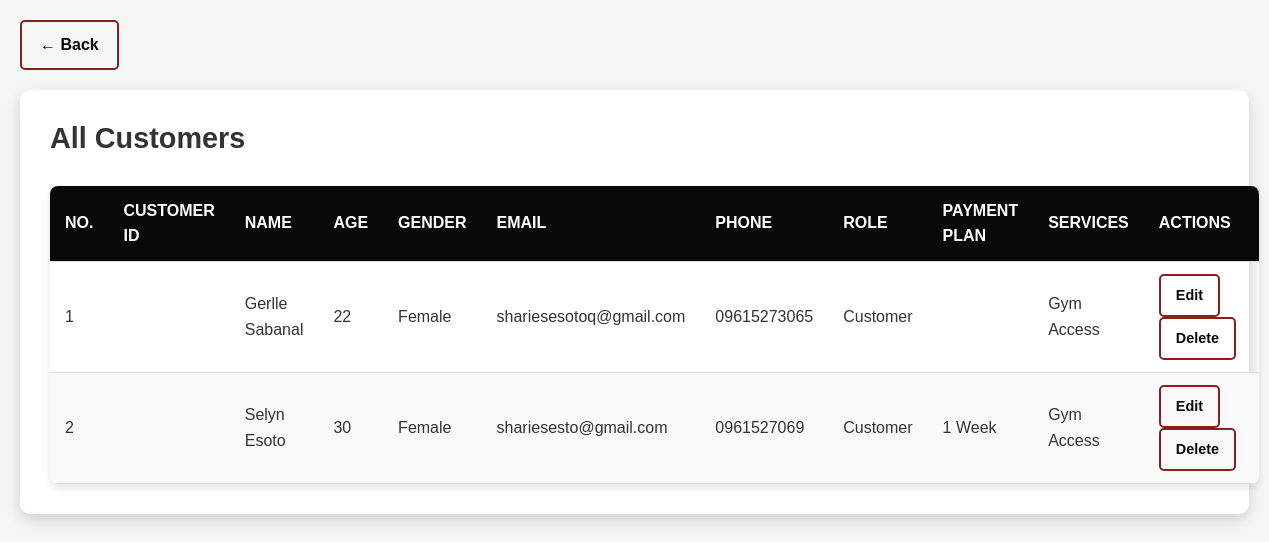
Page /GYM/admin/view_customers.php on the committed database.
### tables this page shows
CREATE TABLE `users` (
  `id` int(11) NOT NULL,
  `first_name` varchar(255) DEFAULT NULL,
  `last_name` varchar(255) DEFAULT NULL,
  `age` int(11) DEFAULT NULL,
  `gender` varchar(50) DEFAULT NULL,
  `email` varchar(255) DEFAULT NULL,
  `phone` varchar(50) DEFAULT NULL,
  `role` varchar(50) DEFAULT NULL,
  `student_id` varchar(50) DEFAULT NULL,
  `course` varchar(50) DEFAULT NULL,
  `section` varchar(50) DEFAULT NULL,
  `customer_id` varchar(50) DEFAULT NULL,
  `payment_plan` varchar(50) DEFAULT NULL,
  `services` text DEFAULT NULL,
  `faculty_id` varchar(50) DEFAULT NULL,
  `faculty_dept` varchar(50) DEFAULT NULL,
  `created_at` timestamp NOT NULL DEFAULT current_timestamp()
);

### GYM/admin/view_customers.php (the view, shortened to what this page needs)
<?php
include('../user/db_connection.php');
$query = "SELECT * FROM users WHERE role = 'Customer'";
$result = mysqli_query($conn, $query);
?>
<!DOCTYPE html>
<html lang="en">
<head>
</head>
<body>
    <a href="manage_users.php" class="back-link">← Back</a>
    <div class="container">
        <h3>All Customers</h3>
        <table>
            <thead>
                <tr>
                    <th>No.</th>
                    <th>Customer ID</th>
                    <th>Name</th>
                    <th>Age</th>
                    <th>Gender</th>
                    <th>Email</th>
                    <th>Phone</th>
                    <th>Role</th>
                    <th>Payment Plan</th>
                    <th>Services</th>
                    <th>Actions</th>
                </tr>
            </thead>
            <tbody>
                <?php $counter = 1; while ($user = mysqli_fetch_assoc($result)) : ?>
                <tr>
                    <td><?= $counter++ ?></td>
                    <td><?= htmlspecialchars($user['student_id']) ?></td>
                    <td><?= htmlspecialchars($user['first_name'] . ' ' . $user['last_name']) ?></td>
                    <td><?= htmlspecialchars($user['age']) ?></td>
                    <td><?= htmlspecialchars($user['gender']) ?></td>
                    <td><?= htmlspecialchars($user['email']) ?></td>
                    <td><?= htmlspecialchars($user['phone']) ?></td>
                    <td><?= htmlspecialchars($user['role']) ?></td>
                    <td><?= htmlspecialchars($user['payment_plan']) ?></td>
                    <td><?= htmlspecialchars($user['services']) ?></td>
                    <td>
                        <a href="edit_user.php?id=<?= urlencode($user['id']) ?>">Edit</a>
                        <a href="delete_user.php?id=<?= urlencode($user['id']) ?>" onclick="return confirm('Are you sure you want to delete this user?')">Delete</a>
                    </td>
                </tr>
                <?php endwhile; ?>
            </tbody>
        </table>
    </div>
</body>
</html>

### GYM/admin/view_customers.php (style rules this page uses)
* { margin: 0; padding: 0; box-sizing: border-box; }
body { font-family: 'Arial', sans-serif; background-color: #f4f7f6; color: #333; line-height: 1.6; padding: 20px; display: flex; flex-direction: column; align-items: center; }
a.back-link { align-self: flex-start; margin-bottom: 20px; color: #090909; text-decoration: none; font-weight: 600; padding: 10px 18px; border: 2px solid #891f1f; border-radius: 5px; transition: background-color 0.3s ease, color 0.3s ease; user-select: none; }
.container { background-color: white; width: 100%; max-width: 1300px; padding: 25px 30px 30px 30px; border-radius: 10px; box-shadow: 0 6px 15px rgba(0,0,0,0.15); }
.container h3 { margin-bottom: 25px; font-weight: 700; font-size: 1.8rem; color: #333; user-select: none; }
table { width: 100%; border-collapse: collapse; border-radius: 8px; overflow: hidden; box-shadow: 0 4px 8px rgba(0, 0, 0, 0.1); }
table th, table td { padding: 12px 15px; text-align: left; border-bottom: 1px solid #ddd; font-size: 1rem; }
table th { background-color: #090909; color: white; font-weight: 700; text-transform: uppercase; user-select: none; }
table tr:nth-child(even) { background-color: #f9f9f9; }
table td a { color: #090909; text-decoration: none; padding: 8px 15px; border: 2px solid #891f1f; border-radius: 5px; margin-right: 8px; transition: background-color 0.3s ease, color 0.3s ease; display: inline-block; font-weight: 600; font-size: 0.9rem; user-select: none; }

### rows in the picture
users: first_name+last_name "Gerlle Sabanal", age "22", gender "Female", email "shariesesotoq@gmail.com", phone "09615273065", role "Customer", services "Gym Access"
users: first_name+last_name "Selyn Esoto", age "30", gender "Female", email "shariesesto@gmail.com", phone "0961527069", role "Customer", payment_plan "1 Week", services "Gym Access"
